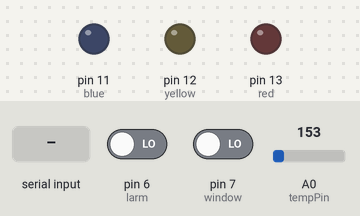
A sketch run on a simulated Arduino Uno, built with avr-gcc and run on an emulated ATmega328P. Parts: output pins drawn as LEDs (lit = HIGH). Inputs (shaded band) come from the test bench; at power-on: pin 6 (larm) LOW, pin 7 (window) LOW, A0 (tempPin) = 153.

Above: at 1.2 s.
1.3 s: "1" received over the second serial link
At 2.5 s:
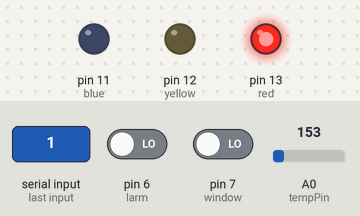
2.8 s: "2" received over the second serial link
At 3.8 s:
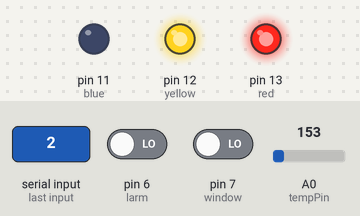
4.3 s: "3" received over the second serial link
At 4.9 s:
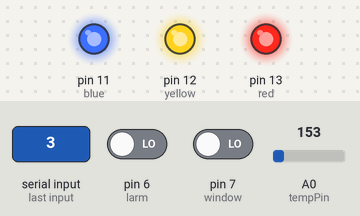
5.8 s: "1" received over the second serial link
At 6.1 s:
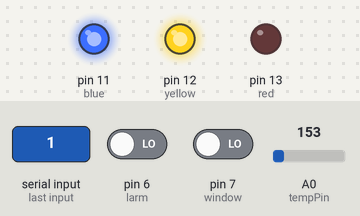
7.3 s: "2" received over the second serial link
At 8.4 s:
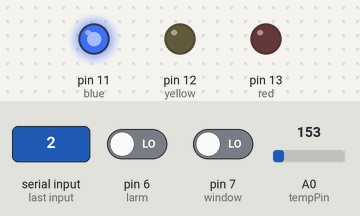
Timing chart, 0 to 9.8 s (numbered marks = the images above; inputs shaded):
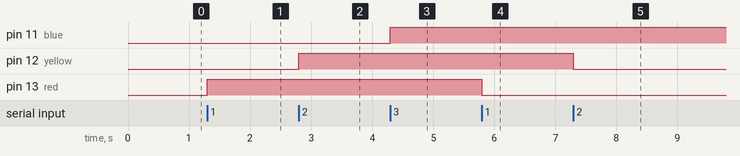

Measured:
- after the input at 1.3 s, pin 13 (red): LOW → HIGH at once
- after the input at 2.8 s, pin 12 (yellow): LOW → HIGH at once
- after the input at 4.3 s, pin 11 (blue): LOW → HIGH at once
- after the input at 5.8 s, pin 13 (red): HIGH → LOW at once
- after the input at 7.3 s, pin 12 (yellow): HIGH → LOW at once

The sketch:

btAndroid.ino.ino
```cpp
/*Created by Emil Baldebo
10/12/2016
Components:
3 LEDs
3 Resistors 220 Ohm
1 Resistor 2k Ohm
1 Resistor 1,7K Ohm
2 Resostor 10k Ohm
2 Buttons
1 HC-06 Bluetooth Module
*/


#include <SoftwareSerial.h>
//For round()
#include <math.h>

//Use 3, 5 instead of Rx Tx
SoftwareSerial BT(3, 5);

//LEDs and Temp-sensor
const byte red = 13;
const byte yellow = 12;
const byte blue = 11;
const byte window = 7;
const byte larm = 6;
int tempPin = 0;

//Timers for millis
long redTimer;
long yellowTimer;
long blueTimer;

//Variables for alarm
int larmState = 0;
long larmTime = 0;
long larmDelay = 200;
boolean larmOn = false;

//Varible for window
int windowState = 0;

//Variables for temp
long tempTime = 0;
long tempDelay = 1000;

//Variables for alarm
int current = HIGH;
int previous = LOW;

//Variables for sending stuff to Android(Every 0,1s)
int values[6] = {0, 0, 0, 0, 0, 0};
long valuesTime = 0;
long valuesDelay = 100;


void setup() {
  pinMode(red, OUTPUT);
  pinMode(yellow, OUTPUT);
  pinMode(blue, OUTPUT);

  redTimer = millis();
  yellowTimer = millis();
  blueTimer = millis();

  //Start listening to BT
  BT.begin(9600);
}

char buffer;

void loop() {
  //Listens to '1', '2' or '3'
  //Executes the appropriate function.
  if(BT.available()) {
    buffer = (BT.read());
    switch(buffer) {
      case '1' : {
        if(digitalRead(red) == LOW){
          digitalWrite(red, HIGH);
          values[0] = 1;
        }
        else {
          digitalWrite(red, LOW);
          values[0] = 0;
        }
        break;
      }
      case '2' : {
        if(digitalRead(yellow) == LOW) {
          digitalWrite(yellow, HIGH);
          values[1] = 1;
        }
        else {
          digitalWrite(yellow, LOW);
          values[1] = 0;
        }
        break;
      }
      case '3' : {
        if(digitalRead(blue) == LOW) {
          digitalWrite(blue, HIGH);
          values[2] = 1;
        }
        else {
          digitalWrite(blue, LOW);
          values[2] = 0;
        }
        break;
      }
    }
  }

  checkWindow();
  checkLarm();
  checkTemp();
  sendAndroidValues();
}

//Calculate temp from voltage.
void checkTemp() {

  if(millis() - tempTime > tempDelay) {
  int sensor = analogRead(tempPin);
  float tempVal = (sensor * 5.0 / 1024.0 - 0.5) * 100;
  round(tempVal);
  int roundTemp = tempVal;
  values[3] = roundTemp;
  tempTime = millis();
  }

}

//Window open if button pressed otherwise closed.
void checkWindow() {
  windowState = digitalRead(window);
  if(windowState == HIGH) {
    values[4] = 1;
  } else {
    values[4] = 0;
  }

}

//Click once to turn on, again to turn off.(Switch)
void checkLarm() {
  larmState = digitalRead(larm);
  if(larmState == HIGH && previous == LOW && millis() - larmTime > larmDelay) {
    if (current == HIGH) { current = LOW; values[5] = 1;}
    else{ current = HIGH; values[5] = 0; }
    larmTime = millis();
  }


  previous = larmState;

}

//Send values between P and Q delimiters.
void sendAndroidValues() {
  if(millis() - valuesTime > valuesDelay) {
  BT.print('P');
  for(int k = 0; k<7; k++) {
    BT.print(values[k]);
  }
  BT.print('Q');
  BT.println();
  valuesTime = millis();
  }

}
```
